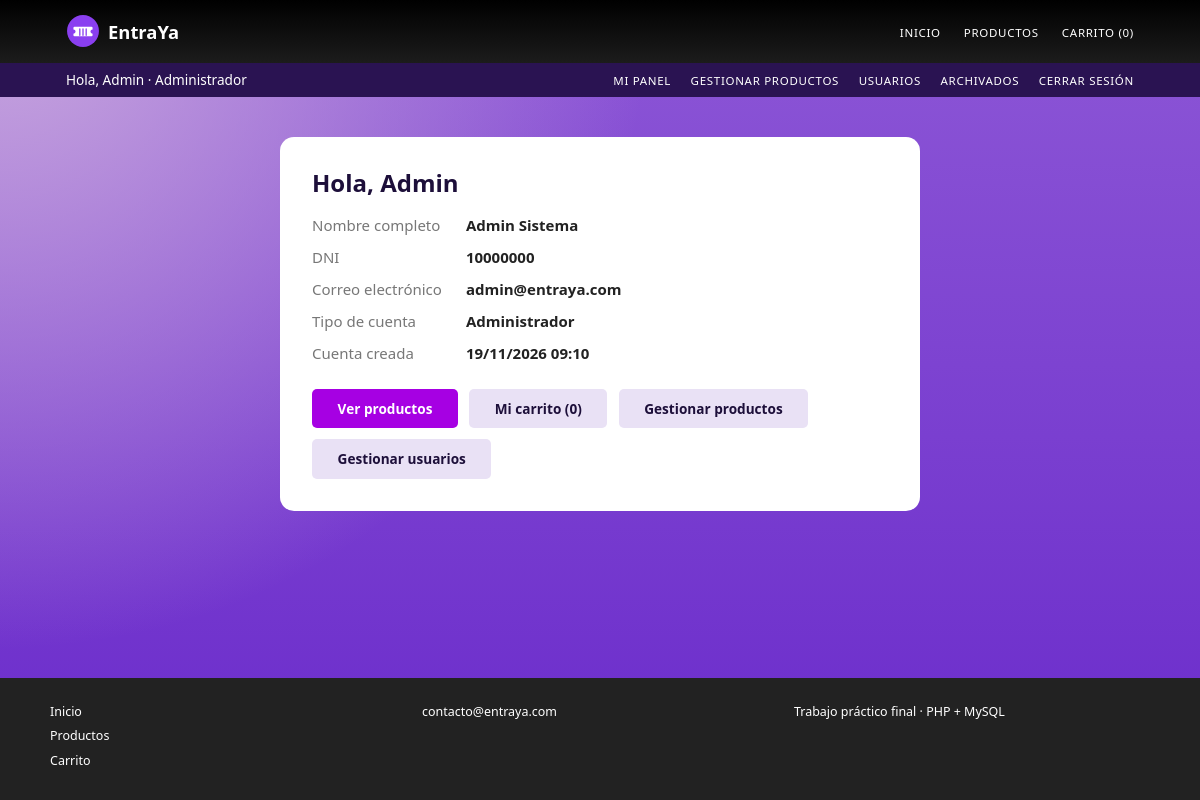
The page /panel.php (signed in) on the database its author committed.
### tables this page shows
CREATE TABLE IF NOT EXISTS usuarios (
  id              INT UNSIGNED NOT NULL AUTO_INCREMENT,
  nombre          VARCHAR(60)  NOT NULL,
  apellido        VARCHAR(60)  NOT NULL,
  dni             VARCHAR(8)   NOT NULL,
  email           VARCHAR(120) NOT NULL,
  password        VARCHAR(255) NOT NULL,               
  rol             ENUM('usuario','admin') NOT NULL DEFAULT 'usuario',   
  fecha_creacion  DATETIME NOT NULL DEFAULT CURRENT_TIMESTAMP,
  fecha_archivado DATETIME NULL DEFAULT NULL,          
  PRIMARY KEY (id),
  UNIQUE KEY uq_usuarios_dni (dni),
  UNIQUE KEY uq_usuarios_email (email)
);

### includes/funciones.php (called while the page is built, shortened)
<?php
function e($texto): string {
    return htmlspecialchars((string)$texto, ENT_QUOTES, 'UTF-8');
}
function cantidad_carrito(): int {
    return (int)array_sum($_SESSION['carrito'] ?? []);
}

### panel.php (the view, shortened to what this page needs)
<?php
require 'conexion.php';
require 'includes/funciones.php';
$s = $pdo->prepare('SELECT nombre, apellido, dni, email, rol, fecha_creacion
                    FROM usuarios WHERE id = ? AND fecha_archivado IS NULL');
$s->execute([$_SESSION['usuario_id']]);
$u = $s->fetch();
require 'includes/header.php';
?>
<section class="tarjeta tarjeta-form">
    <h1>Hola, <?= e($u['nombre']) ?></h1>
    <dl class="datos">
        <dt>Nombre completo</dt><dd><?= e($u['nombre'] . ' ' . $u['apellido']) ?></dd>
        <dt>DNI</dt><dd><?= e($u['dni']) ?></dd>
        <dt>Correo electrónico</dt><dd><?= e($u['email']) ?></dd>
        <dt>Tipo de cuenta</dt><dd><?= $u['rol'] === 'admin' ? 'Administrador' : 'Comprador' ?></dd>
        <dt>Cuenta creada</dt><dd><?= e(date('d/m/Y H:i', strtotime($u['fecha_creacion']))) ?></dd>
    </dl>
    <div class="acciones">
        <a class="boton" href="productos.php">Ver productos</a>
        <a class="boton boton-claro" href="carrito.php">Mi carrito (<?= cantidad_carrito() ?>)</a>
        <?php if ($u['rol'] === 'admin'): ?>
            <a class="boton boton-claro" href="admin_productos.php">Gestionar productos</a>
            <a class="boton boton-claro" href="admin_usuarios.php">Gestionar usuarios</a>
        <?php endif; ?>
    </div>
</section>
<?php require 'includes/footer.php'; ?>

### css/estilos.css (style rules this page uses)
:root { --negro:#0d0d0d; --gris-banda:#363636; --gris-pie:#222; --violeta:#6a2bcb; --lila:#c9a8de; --magenta:#a600e3; --cian:#5ad7f2; --tinta:#1d0f3a; --linea:#e6dff2; }
* { box-sizing:border-box }
html { overflow-x:hidden }
body { margin:0;font-family:"Segoe UI","Helvetica Neue",Arial,sans-serif;font-size:15px;line-height:1.6;color:#fff; background:radial-gradient(circle at 0% 0%,#c9a8de 0%,rgba(201,168,222,0) 45%),linear-gradient(180deg,#8d57d6 0%,#6a2bcb 100%) fixed; min-height:100vh;display:flex;flex-direction:column }
a { color:inherit }
h1 { font-size:2rem;line-height:1.15;margin:0 0 1rem }
.boton { display:inline-block;background:var(--magenta);color:#fff;border:0;padding:.55rem 1.6rem;border-radius:5px;font:inherit;font-size:.85rem;font-weight:700;text-decoration:none;cursor:pointer }
.boton-claro { background:#e9e1f5;color:var(--tinta) }
.tarjeta { background:#fff;color:#222;border-radius:14px;padding:2rem }
.tarjeta h1 { color:var(--tinta);font-size:1.5rem }
.tarjeta a { color:var(--violeta) }
.tarjeta .boton { color:#fff }
.tarjeta .boton-claro { color:var(--tinta) }
.tarjeta-form { max-width:640px;margin:0 auto }
.acciones { display:flex;gap:.7rem;flex-wrap:wrap }
.datos { display:grid;grid-template-columns:max-content 1fr;gap:.5rem 1.5rem;margin:0 0 1.5rem }
.datos dt { color:#777 }
.datos dd { margin:0;font-weight:600 }

### rows shown on the page
usuarios: nombre "Admin", nombre+apellido "Admin Sistema", dni "10000000", email "admin@entraya.com", fecha_creacion "19/11/2026 09:10"

### other values the page prints
SITIO "EntraYa"
$nCarrito "0"
$_SESSION['nombre'] "Admin"
cantidad_carrito() "0"
